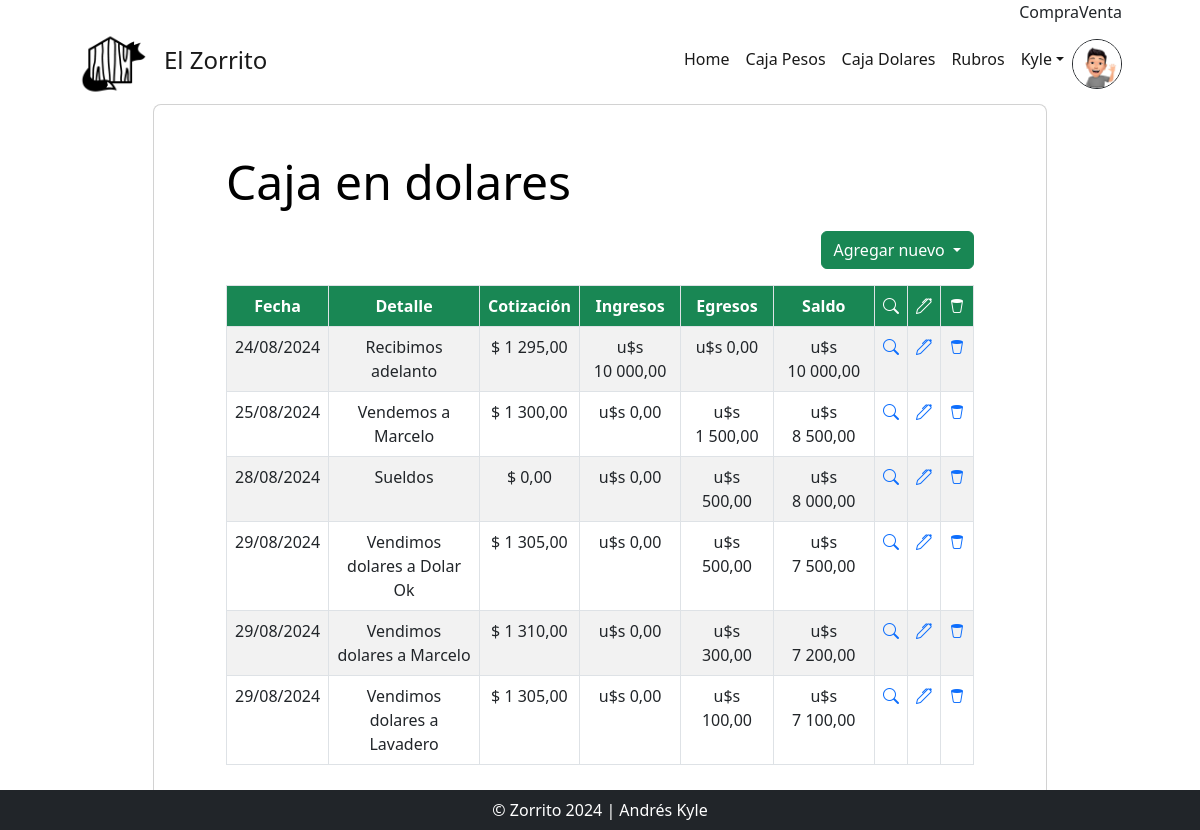
Before: /dolares_list/ (signed in) with the older database file.
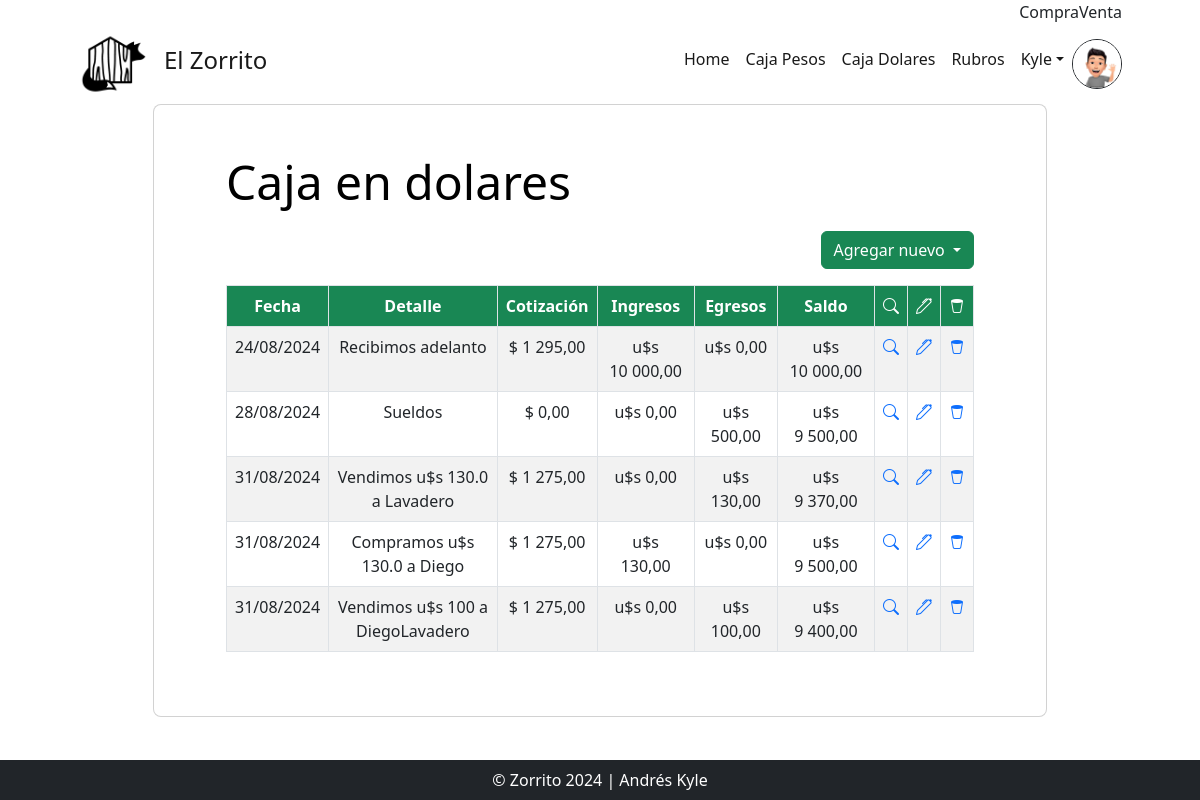
After: the same page with the newer database file.
### users/models.py (models this page shows, shortened)
class Imagen(models.Model):
    user = models.OneToOneField(User, on_delete=models.CASCADE, null=True)
    imagen = models.ImageField(upload_to='avatares', null=True, blank = True)

### AppZorro/models.py (models this page shows)
class CajaDolares(models.Model):
    fecha = models.DateField(default=date.today)
    detalle = models.CharField(max_length=60)
    es_cambio = models.BooleanField(default=True)
    ingreso = models.FloatField(default=0)
    egreso = models.FloatField(default=0)
    cotiza = models.FloatField(default=DolarBlue.compra())
    obra = models.ForeignKey(Obra, null=True, on_delete=models.RESTRICT)
    autor = models.ForeignKey(settings.AUTH_USER_MODEL, on_delete=models.RESTRICT, null=True, blank=True, editable=False)
    action_time = models.DateTimeField(auto_now=True, editable=False)
    conecta = models.OneToOneField(CajaPesos, null=True, blank=True, on_delete=models.CASCADE)

### AppZorro/views.py (the view)
# urls.py: path('dolares_list/', views.DolaresListView.as_view(), name="Dolares"),
class DolaresListView(LoginRequiredMixin, ListView):
    model = CajaDolares
    ordering = ["fecha"]
    def get_queryset(self):
        queryset = super().get_queryset()
        saldo_parcial = 0
        for cuenta in queryset:
            saldo_parcial += cuenta.ingreso - cuenta.egreso
            cuenta.saldo_parcial = saldo_parcial
        return queryset

### AppZorro/templates/AppZorro/CajaDolares_list.html (shortened to what this page needs)
{% extends 'AppZorro/base.html' %}
{% load static %}
{% block main %}
<div class="row d-flex justify-content-center align-items-center h-50">
    <div class="col-xl-9">
        <div class="card rounded-3 text-black">
            <div class="card-body p-md-5 mx-md-4">
                <h3 class="display-5 mb-3 pb-1">Caja en dolares</h3>
                <div class="d-flex justify-content-end mb-3">
                    <div class="btn-group" role="group">
                        <button id="btnGroupDrop1" type="button" class="btn btn-success dropdown-toggle" data-toggle="dropdown" aria-haspopup="true" aria-expanded="false">
                        Agregar nuevo
                        </button>
                    </div>
                </div>
                <table class="text-center table table-striped table-bordered ">
                    <thead class="thead-success">
                        <tr class="text-bg-success p-3">
                            <th scope="col">Fecha</th>
                            <th scope="col">Detalle</th>
                            <th scope="col">Cotización</th>
                            <th scope="col">Ingresos</th>
                            <th scope="col">Egresos</th>
                            <th scope="col">Saldo</th>
                            <th scope="col" class="bi bi-search"></th>
                            <th scope="col" class="bi bi-pen"></th>
                            <th scope="col" class="bi bi-trash2"></th>
                        </tr>
                    </thead>
                    <tbody>
                        {% for movimiento in object_list %}
                            <tr>
                                <td>{{ movimiento.fecha|date:"d/m/Y" }}</td>
                                <td>{{ movimiento.detalle }}</td>
                                <td>$ {{ movimiento.cotiza|floatformat:"2g" }}</td>
                                <td>u$s {{ movimiento.ingreso|floatformat:"2g" }}</td>
                                <td>u$s {{ movimiento.egreso|floatformat:"2g" }}</td>
                                <td>u$s {{ movimiento.saldo_parcial|floatformat:"2g" }}</td>
                                <td><a class="bi bi-search" href="{% url 'DetalleDolar' movimiento.id %}"></a></td>
                                <td><a class="bi bi-pen" href="{% url 'EditarDolares' movimiento.id %}"></a></td>
                                <td><a class="bi bi-trash2" href="{% url 'DolaresDelete' movimiento.id %}"></a></td>
                            </tr>
                        {% empty %}
                            <tr><th><h6>Buuu... La caja está vacia.</h6></th></tr>
                            <th><h6>Que lindo seria para el Zorrito que ingrese algun pesito.</h6></th>
                        {% endfor %}
                    </tbody>
                </table>
            </div>
        </div>
    </div>
</div>
{% endblock main %}

### AppZorro/templates/AppZorro/base.html (shortened to what this page needs)
<!DOCTYPE html>
{% load static %}
<html lang="es">
    <head>
        <link href="https://cdn.jsdelivr.net/npm/bootstrap-icons@1.4.1/font/bootstrap-icons.css" rel="stylesheet" />
        <link href="{% static 'AppZorro/css/styles.css' %}" rel="stylesheet" />
    </head>
    <body class="h-100 bg-white ">
        <nav class="navbar navbar-expand-md p-0 navbar-success">
            <div class="container px-lg-5">
                <div class="collapse navbar-collapse" id="navbarSupportedContent">
                    <ul class="navbar-nav ms-auto mb-0 mb-lg-0">
                        <li class="nav-item">Compra {{dolar_compra}} </li>
                        <li class="nav-item">Venta {{dolar_venta}}</li>
                    </ul>
                </div>
            </div>
        </nav>
        <nav class="navbar navbar-expand-xl p-0 navbar-light navbar-gradient">
            <div class="container px-lg-5">
                <th><a class="navbar-brand" href="{% url 'Inicio' %}"><img src="{% static 'AppZorro/assets/img/logo.png' %}" alt="" height="70px"></a></th><a class="navbar-brand" href="{% url 'Inicio' %}"><h4 class="">El Zorrito</h4></a>
                <div class="collapse navbar-collapse" id="navbarSupportedContent">
                    <ul class="navbar-nav ms-auto mb-2 mb-lg-0">
                        <li class="nav-item"><a class="nav-link active" aria-current="page" href="{% url 'Inicio' %}">Home</a></li>
                        <li class="nav-item"><a class="nav-link active" aria-current="page" href="{% url 'Movimientos' %}">Caja Pesos</a></li>
                        <li class="nav-item"><a class="nav-link active" aria-current="page" href="{% url 'Dolares' %}">Caja Dolares</a></li>
                        <li class="nav-item"><a class="nav-link active" aria-current="page" href="{% url 'Rubros' %}">Rubros</a></li>
                        {% if request.user.is_authenticated %}
                            <li class="nav-item dropdown">
                            <a class="nav-link active dropdown-toggle" href="#" id="navbarDropdownMenuLink" data-bs-toggle="dropdown" aria-haspopup="true" aria-expanded="false">{{ request.user.username }}</a>
                            </li>
                            <img src="{{request.user.imagen.imagen.url}}" alt="" class="rounded-circle border border-dark" height="50px">
                        {% else %}
                        <li class="nav-item"><a class="nav-link active" href="{% url 'Login' %}">Acceder</a></li>
                        {% endif %}
                    </ul>
                </div>
            </div>
        </nav>
        {% block main %}
        {% endblock main %}
        <div class="fixed-bottom">
            <footer class="py-1 bg-dark">
                <div class="container"><p class="m-1 text-center text-white">&copy; Zorrito 2024 | Andrés Kyle</p></div>
            </footer>
        </div>
    </body>
</html>

Changed rows visible on the page:
removed CajaDolares: fecha "25/08/2024", detalle "Vendemos a Marcelo", cotiza "1 300,00", ingreso "0,00", egreso "1 500,00", saldo_parcial "8 500,00"
removed CajaDolares: fecha "29/08/2024", detalle "Vendimos dolares a Dolar Ok", cotiza "1 305,00", ingreso "0,00", egreso "500,00", saldo_parcial "7 500,00"
removed CajaDolares: fecha "29/08/2024", detalle "Vendimos dolares a Marcelo", cotiza "1 310,00", ingreso "0,00", egreso "300,00", saldo_parcial "7 200,00"
removed CajaDolares: fecha "29/08/2024", detalle "Vendimos dolares a Lavadero", cotiza "1 305,00", ingreso "0,00", egreso "100,00", saldo_parcial "7 100,00"
computed for CajaDolares "Sueldos": saldo_parcial "8 000,00" → "9 500,00"
added CajaDolares: fecha "31/08/2024", detalle "Vendimos u$s 130.0 a Lavadero", cotiza "1 275,00", ingreso "0,00", egreso "130,00", saldo_parcial "9 370,00"
added CajaDolares: fecha "31/08/2024", detalle "Compramos u$s 130.0 a Diego", cotiza "1 275,00", ingreso "130,00", egreso "0,00", saldo_parcial "9 500,00"
added CajaDolares: fecha "31/08/2024", detalle "Vendimos u$s 100 a DiegoLavadero", cotiza "1 275,00", ingreso "0,00", egreso "100,00", saldo_parcial "9 400,00"
